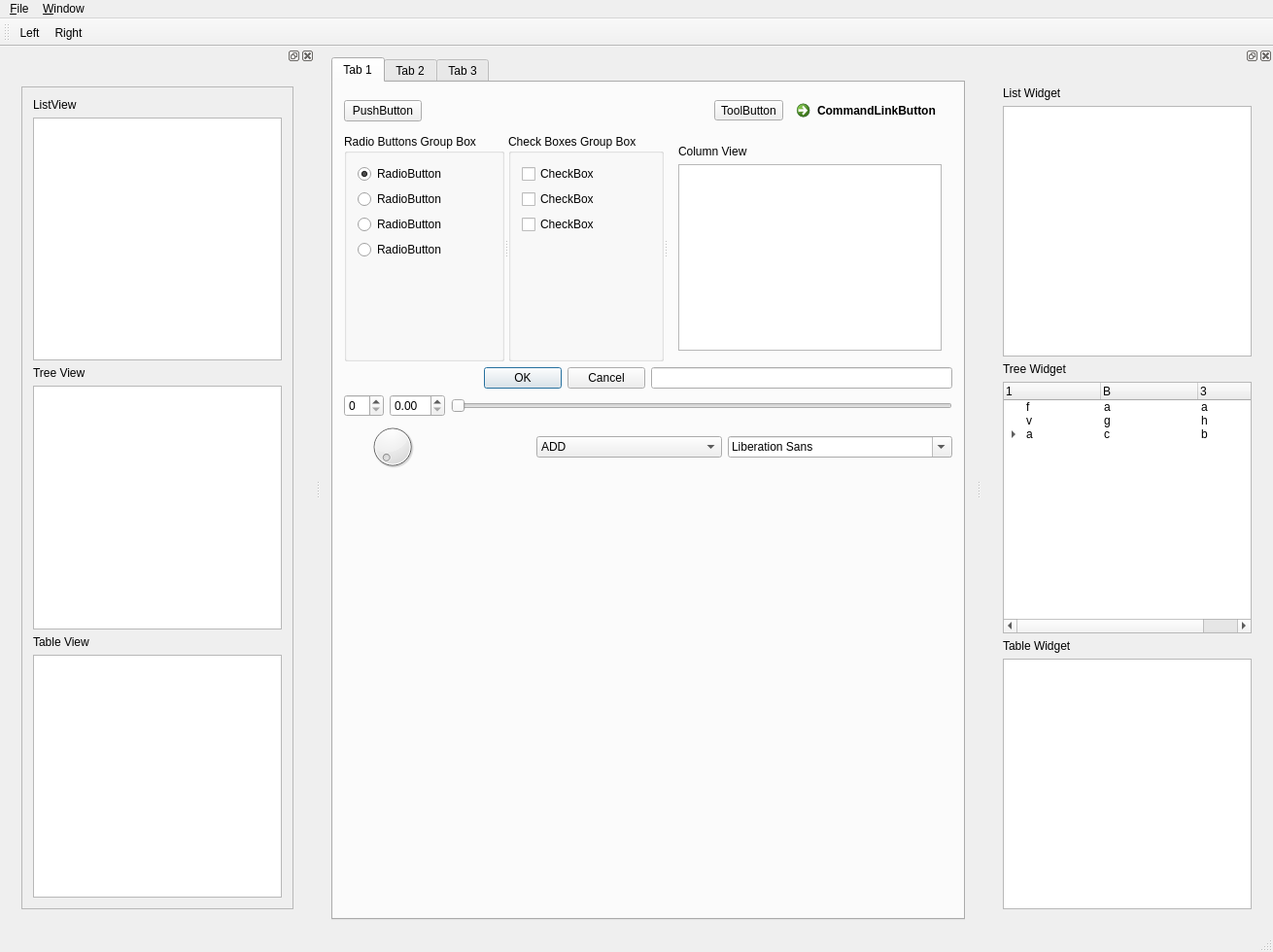
<?xml version="1.0" encoding="UTF-8"?>
<ui version="4.0">
 <class>MainWindow</class>
 <widget class="QMainWindow" name="MainWindow">
  <property name="geometry">
   <rect>
    <x>0</x>
    <y>0</y>
    <width>1310</width>
    <height>980</height>
   </rect>
  </property>
  <property name="windowTitle">
   <string>MainWindow</string>
  </property>
  <widget class="QWidget" name="centralWidget">
   <layout class="QVBoxLayout" name="verticalLayout_12">
    <item>
     <widget class="QTabWidget" name="tabWidget">
      <property name="currentIndex">
       <number>0</number>
      </property>
      <widget class="QWidget" name="tab">
       <attribute name="title">
        <string>Tab 1</string>
       </attribute>
       <layout class="QVBoxLayout" name="verticalLayout_16">
        <item>
         <layout class="QHBoxLayout" name="horizontalLayout">
          <item>
           <widget class="QPushButton" name="pushButton">
            <property name="text">
             <string>PushButton</string>
            </property>
           </widget>
          </item>
          <item>
           <spacer name="horizontalSpacer">
            <property name="orientation">
             <enum>Qt::Horizontal</enum>
            </property>
            <property name="sizeHint" stdset="0">
             <size>
              <width>40</width>
              <height>20</height>
             </size>
            </property>
           </spacer>
          </item>
          <item>
           <widget class="QToolButton" name="toolButton">
            <property name="text">
             <string>ToolButton</string>
            </property>
           </widget>
          </item>
          <item>
           <widget class="QCommandLinkButton" name="commandLinkButton">
            <property name="text">
             <string>CommandLinkButton</string>
            </property>
           </widget>
          </item>
         </layout>
        </item>
        <item>
         <widget class="QSplitter" name="splitter_2">
          <property name="orientation">
           <enum>Qt::Horizontal</enum>
          </property>
          <widget class="QSplitter" name="splitter">
           <property name="orientation">
            <enum>Qt::Horizontal</enum>
           </property>
           <widget class="QGroupBox" name="groupBox">
            <property name="title">
             <string>Radio Buttons Group Box</string>
            </property>
            <layout class="QVBoxLayout" name="verticalLayout_3">
             <item>
              <widget class="QRadioButton" name="radioButton">
               <property name="text">
                <string>RadioButton</string>
               </property>
               <property name="checked">
                <bool>true</bool>
               </property>
              </widget>
             </item>
             <item>
              <widget class="QRadioButton" name="radioButton_2">
               <property name="text">
                <string>RadioButton</string>
               </property>
              </widget>
             </item>
             <item>
              <widget class="QRadioButton" name="radioButton_3">
               <property name="text">
                <string>RadioButton</string>
               </property>
              </widget>
             </item>
             <item>
              <widget class="QRadioButton" name="radioButton_4">
               <property name="text">
                <string>RadioButton</string>
               </property>
              </widget>
             </item>
             <item>
              <spacer name="verticalSpacer">
               <property name="orientation">
                <enum>Qt::Vertical</enum>
               </property>
               <property name="sizeHint" stdset="0">
                <size>
                 <width>20</width>
                 <height>67</height>
                </size>
               </property>
              </spacer>
             </item>
            </layout>
           </widget>
           <widget class="QGroupBox" name="groupBox_2">
            <property name="title">
             <string>Check Boxes Group Box</string>
            </property>
            <layout class="QVBoxLayout" name="verticalLayout_4">
             <item>
              <widget class="QCheckBox" name="checkBox">
               <property name="text">
                <string>CheckBox</string>
               </property>
              </widget>
             </item>
             <item>
              <widget class="QCheckBox" name="checkBox_2">
               <property name="text">
                <string>CheckBox</string>
               </property>
              </widget>
             </item>
             <item>
              <widget class="QCheckBox" name="checkBox_3">
               <property name="text">
                <string>CheckBox</string>
               </property>
              </widget>
             </item>
             <item>
              <spacer name="verticalSpacer_2">
               <property name="orientation">
                <enum>Qt::Vertical</enum>
               </property>
               <property name="sizeHint" stdset="0">
                <size>
                 <width>20</width>
                 <height>93</height>
                </size>
               </property>
              </spacer>
             </item>
            </layout>
           </widget>
          </widget>
          <widget class="QWidget" name="layoutWidget">
           <layout class="QVBoxLayout" name="verticalLayout_11">
            <item>
             <widget class="QLabel" name="label_7">
              <property name="text">
               <string>Column View</string>
              </property>
             </widget>
            </item>
            <item>
             <widget class="QColumnView" name="columnView"/>
            </item>
           </layout>
          </widget>
         </widget>
        </item>
        <item>
         <layout class="QHBoxLayout" name="horizontalLayout_3">
          <item>
           <widget class="QDialogButtonBox" name="buttonBox">
            <property name="standardButtons">
             <set>QDialogButtonBox::Cancel|QDialogButtonBox::Ok</set>
            </property>
           </widget>
          </item>
          <item>
           <widget class="QLineEdit" name="lineEdit"/>
          </item>
         </layout>
        </item>
        <item>
         <layout class="QHBoxLayout" name="horizontalLayout_4">
          <item>
           <widget class="QSpinBox" name="spinBox"/>
          </item>
          <item>
           <widget class="QDoubleSpinBox" name="doubleSpinBox"/>
          </item>
          <item>
           <widget class="QSlider" name="horizontalSlider">
            <property name="orientation">
             <enum>Qt::Horizontal</enum>
            </property>
           </widget>
          </item>
         </layout>
        </item>
        <item>
         <layout class="QHBoxLayout" name="horizontalLayout_6">
          <item>
           <layout class="QHBoxLayout" name="horizontalLayout_5">
            <item>
             <widget class="QDial" name="dial"/>
            </item>
            <item>
             <spacer name="horizontalSpacer_2">
              <property name="orientation">
               <enum>Qt::Horizontal</enum>
              </property>
              <property name="sizeHint" stdset="0">
               <size>
                <width>40</width>
                <height>20</height>
               </size>
              </property>
             </spacer>
            </item>
           </layout>
          </item>
          <item>
           <widget class="QComboBox" name="comboBox">
            <property name="sizePolicy">
             <sizepolicy hsizetype="Expanding" vsizetype="Fixed">
              <horstretch>0</horstretch>
              <verstretch>0</verstretch>
             </sizepolicy>
            </property>
            <item>
             <property name="text">
              <string>ADD</string>
             </property>
            </item>
            <item>
             <property name="text">
              <string>BCD</string>
             </property>
            </item>
            <item>
             <property name="text">
              <string>DFG</string>
             </property>
            </item>
            <item>
             <property name="text">
              <string>ASD</string>
             </property>
            </item>
           </widget>
          </item>
          <item>
           <widget class="QFontComboBox" name="fontComboBox"/>
          </item>
         </layout>
        </item>
        <item>
         <widget class="QWidget" name="widget_3" native="true">
          <property name="sizePolicy">
           <sizepolicy hsizetype="Preferred" vsizetype="Preferred">
            <horstretch>0</horstretch>
            <verstretch>2</verstretch>
           </sizepolicy>
          </property>
          <property name="sizeIncrement">
           <size>
            <width>0</width>
            <height>0</height>
           </size>
          </property>
         </widget>
        </item>
       </layout>
      </widget>
      <widget class="QWidget" name="tab_2">
       <attribute name="title">
        <string>Tab 2</string>
       </attribute>
       <layout class="QVBoxLayout" name="verticalLayout_15">
        <item>
         <widget class="QToolBox" name="toolBox">
          <property name="currentIndex">
           <number>0</number>
          </property>
          <widget class="QWidget" name="page">
           <property name="geometry">
            <rect>
             <x>0</x>
             <y>0</y>
             <width>674</width>
             <height>794</height>
            </rect>
           </property>
           <attribute name="label">
            <string>Page 1</string>
           </attribute>
          </widget>
          <widget class="QWidget" name="page_2">
           <property name="geometry">
            <rect>
             <x>0</x>
             <y>0</y>
             <width>98</width>
             <height>28</height>
            </rect>
           </property>
           <attribute name="label">
            <string>Page 2</string>
           </attribute>
          </widget>
         </widget>
        </item>
       </layout>
      </widget>
      <widget class="QWidget" name="tab_3">
       <attribute name="title">
        <string>Tab 3</string>
       </attribute>
      </widget>
     </widget>
    </item>
   </layout>
  </widget>
  <widget class="QMenuBar" name="menuBar">
   <property name="geometry">
    <rect>
     <x>0</x>
     <y>0</y>
     <width>1310</width>
     <height>20</height>
    </rect>
   </property>
   <widget class="QMenu" name="menu_File">
    <property name="title">
     <string>&amp;File</string>
    </property>
    <addaction name="action_New"/>
    <addaction name="action_Load"/>
    <addaction name="separator"/>
    <addaction name="actionS_ave_As"/>
    <addaction name="action_Save"/>
    <addaction name="action_Quit"/>
   </widget>
   <widget class="QMenu" name="menu_Window">
    <property name="title">
     <string>&amp;Window</string>
    </property>
    <addaction name="actionS_tyle_Dialog"/>
   </widget>
   <addaction name="menu_File"/>
   <addaction name="menu_Window"/>
  </widget>
  <widget class="QToolBar" name="mainToolBar">
   <attribute name="toolBarArea">
    <enum>TopToolBarArea</enum>
   </attribute>
   <attribute name="toolBarBreak">
    <bool>false</bool>
   </attribute>
   <addaction name="actionLeft"/>
   <addaction name="actionRight"/>
  </widget>
  <widget class="QStatusBar" name="statusBar"/>
  <widget class="QDockWidget" name="dockWidget">
   <attribute name="dockWidgetArea">
    <number>1</number>
   </attribute>
   <widget class="QWidget" name="dockWidgetContents">
    <layout class="QVBoxLayout" name="verticalLayout">
     <item>
      <widget class="QWidget" name="widget" native="true">
       <property name="sizePolicy">
        <sizepolicy hsizetype="Expanding" vsizetype="Preferred">
         <horstretch>0</horstretch>
         <verstretch>0</verstretch>
        </sizepolicy>
       </property>
       <property name="minimumSize">
        <size>
         <width>200</width>
         <height>0</height>
        </size>
       </property>
       <layout class="QHBoxLayout" name="horizontalLayout_2">
        <item>
         <widget class="QScrollArea" name="scrollArea">
          <property name="widgetResizable">
           <bool>true</bool>
          </property>
          <widget class="QWidget" name="scrollAreaWidgetContents">
           <property name="geometry">
            <rect>
             <x>0</x>
             <y>0</y>
             <width>274</width>
             <height>860</height>
            </rect>
           </property>
           <layout class="QVBoxLayout" name="verticalLayout_13">
            <item>
             <layout class="QVBoxLayout" name="verticalLayout_5">
              <item>
               <widget class="QLabel" name="label">
                <property name="text">
                 <string>ListView</string>
                </property>
               </widget>
              </item>
              <item>
               <widget class="QListView" name="listView"/>
              </item>
             </layout>
            </item>
            <item>
             <layout class="QVBoxLayout" name="verticalLayout_6">
              <item>
               <widget class="QLabel" name="label_2">
                <property name="text">
                 <string>Tree View</string>
                </property>
               </widget>
              </item>
              <item>
               <widget class="QTreeView" name="treeView"/>
              </item>
             </layout>
            </item>
            <item>
             <layout class="QVBoxLayout" name="verticalLayout_7">
              <item>
               <widget class="QLabel" name="label_3">
                <property name="text">
                 <string>Table View</string>
                </property>
               </widget>
              </item>
              <item>
               <widget class="QTableView" name="tableView"/>
              </item>
             </layout>
            </item>
           </layout>
          </widget>
         </widget>
        </item>
       </layout>
      </widget>
     </item>
    </layout>
   </widget>
  </widget>
  <widget class="QDockWidget" name="dockWidget_4">
   <attribute name="dockWidgetArea">
    <number>2</number>
   </attribute>
   <widget class="QWidget" name="dockWidgetContents_4">
    <layout class="QVBoxLayout" name="verticalLayout_2">
     <item>
      <widget class="QWidget" name="widget_2" native="true">
       <property name="sizePolicy">
        <sizepolicy hsizetype="Expanding" vsizetype="Preferred">
         <horstretch>0</horstretch>
         <verstretch>0</verstretch>
        </sizepolicy>
       </property>
       <property name="minimumSize">
        <size>
         <width>200</width>
         <height>0</height>
        </size>
       </property>
       <layout class="QVBoxLayout" name="verticalLayout_14">
        <item>
         <layout class="QVBoxLayout" name="verticalLayout_8">
          <item>
           <widget class="QLabel" name="label_4">
            <property name="text">
             <string>List Widget</string>
            </property>
           </widget>
          </item>
          <item>
           <widget class="QListWidget" name="listWidget"/>
          </item>
         </layout>
        </item>
        <item>
         <layout class="QVBoxLayout" name="verticalLayout_9">
          <item>
           <widget class="QLabel" name="label_5">
            <property name="text">
             <string>Tree Widget</string>
            </property>
           </widget>
          </item>
          <item>
           <widget class="QTreeWidget" name="treeWidget">
            <column>
             <property name="text">
              <string notr="true">1</string>
             </property>
            </column>
            <column>
             <property name="text">
              <string>B</string>
             </property>
            </column>
            <column>
             <property name="text">
              <string>3</string>
             </property>
            </column>
            <item>
             <property name="text">
              <string>f</string>
             </property>
             <property name="text">
              <string>a</string>
             </property>
             <property name="text">
              <string>a</string>
             </property>
            </item>
            <item>
             <property name="text">
              <string>v</string>
             </property>
             <property name="text">
              <string>g</string>
             </property>
             <property name="text">
              <string>h</string>
             </property>
            </item>
            <item>
             <property name="text">
              <string>a</string>
             </property>
             <property name="text">
              <string>c</string>
             </property>
             <property name="text">
              <string>b</string>
             </property>
             <item>
              <property name="text">
               <string>d</string>
              </property>
              <property name="text">
               <string>g</string>
              </property>
              <property name="text">
               <string>x</string>
              </property>
             </item>
            </item>
           </widget>
          </item>
         </layout>
        </item>
        <item>
         <layout class="QVBoxLayout" name="verticalLayout_10">
          <item>
           <widget class="QLabel" name="label_6">
            <property name="text">
             <string>Table Widget</string>
            </property>
           </widget>
          </item>
          <item>
           <widget class="QTableWidget" name="tableWidget"/>
          </item>
         </layout>
        </item>
       </layout>
      </widget>
     </item>
    </layout>
   </widget>
  </widget>
  <action name="action_New">
   <property name="text">
    <string>&amp;New</string>
   </property>
  </action>
  <action name="action_Save">
   <property name="text">
    <string>&amp;Save</string>
   </property>
  </action>
  <action name="action_Load">
   <property name="text">
    <string>&amp;Load...</string>
   </property>
  </action>
  <action name="actionS_ave_As">
   <property name="text">
    <string>S&amp;ave As...</string>
   </property>
  </action>
  <action name="action_Quit">
   <property name="text">
    <string>&amp;Quit</string>
   </property>
  </action>
  <action name="actionLeft">
   <property name="icon">
    <iconset resource="resource.qrc">
     <normaloff>:/Images/left_arrow.png</normaloff>:/Images/left_arrow.png</iconset>
   </property>
   <property name="text">
    <string>Left</string>
   </property>
  </action>
  <action name="actionRight">
   <property name="icon">
    <iconset resource="resource.qrc">
     <normaloff>:/Images/right_arrow.png</normaloff>:/Images/right_arrow.png</iconset>
   </property>
   <property name="text">
    <string>Right</string>
   </property>
  </action>
  <action name="actionS_tyle_Dialog">
   <property name="text">
    <string>S&amp;tyle Dialog</string>
   </property>
  </action>
 </widget>
 <layoutdefault spacing="6" margin="11"/>
 <resources>
  <include location="resource.qrc"/>
 </resources>
 <connections/>
</ui>
